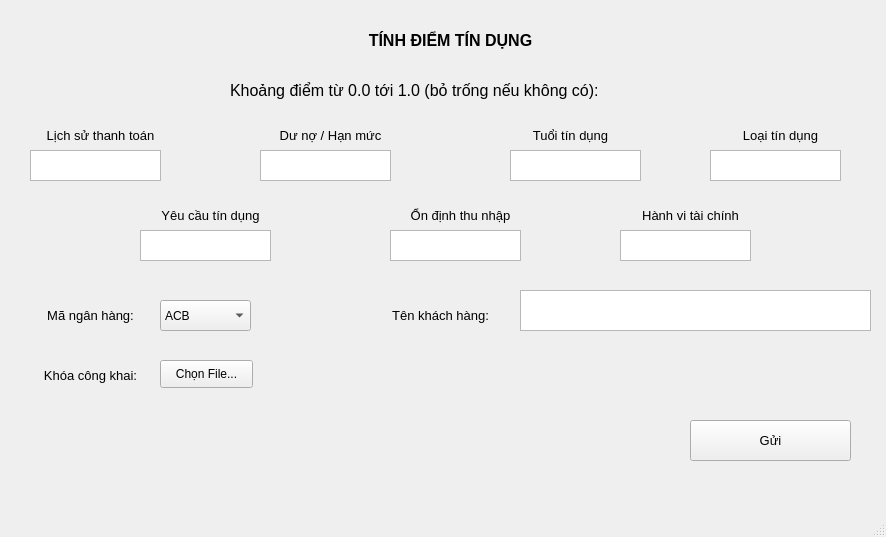
<?xml version="1.0" encoding="UTF-8"?>
<ui version="4.0">
 <class>MainWindow</class>
 <widget class="QMainWindow" name="MainWindow">
  <property name="geometry">
   <rect>
    <x>0</x>
    <y>0</y>
    <width>886</width>
    <height>537</height>
   </rect>
  </property>
  <property name="windowTitle">
   <string>MainWindow</string>
  </property>
  <widget class="QWidget" name="centralwidget">
   <widget class="QLabel" name="label">
    <property name="geometry">
     <rect>
      <x>230</x>
      <y>60</y>
      <width>471</width>
      <height>61</height>
     </rect>
    </property>
    <property name="font">
     <font>
      <family>Segoe UI</family>
      <pointsize>12</pointsize>
     </font>
    </property>
    <property name="text">
     <string>Khoảng điểm từ 0.0 tới 1.0 (bỏ trống nếu không có):</string>
    </property>
   </widget>
   <widget class="QLabel" name="label_2">
    <property name="geometry">
     <rect>
      <x>20</x>
      <y>120</y>
      <width>161</width>
      <height>31</height>
     </rect>
    </property>
    <property name="font">
     <font>
      <family>Segoe UI</family>
      <pointsize>10</pointsize>
     </font>
    </property>
    <property name="text">
     <string>Lịch sử thanh toán</string>
    </property>
    <property name="alignment">
     <set>Qt::AlignCenter</set>
    </property>
   </widget>
   <widget class="QLabel" name="label_3">
    <property name="geometry">
     <rect>
      <x>250</x>
      <y>120</y>
      <width>161</width>
      <height>31</height>
     </rect>
    </property>
    <property name="font">
     <font>
      <family>Segoe UI</family>
      <pointsize>10</pointsize>
     </font>
    </property>
    <property name="text">
     <string>Dư nợ / Hạn mức</string>
    </property>
    <property name="alignment">
     <set>Qt::AlignCenter</set>
    </property>
   </widget>
   <widget class="QLabel" name="label_4">
    <property name="geometry">
     <rect>
      <x>490</x>
      <y>120</y>
      <width>161</width>
      <height>31</height>
     </rect>
    </property>
    <property name="font">
     <font>
      <family>Segoe UI</family>
      <pointsize>10</pointsize>
     </font>
    </property>
    <property name="text">
     <string>Tuổi tín dụng</string>
    </property>
    <property name="alignment">
     <set>Qt::AlignCenter</set>
    </property>
   </widget>
   <widget class="QLabel" name="label_5">
    <property name="geometry">
     <rect>
      <x>700</x>
      <y>120</y>
      <width>161</width>
      <height>31</height>
     </rect>
    </property>
    <property name="font">
     <font>
      <family>Segoe UI</family>
      <pointsize>10</pointsize>
     </font>
    </property>
    <property name="text">
     <string>Loại tín dụng</string>
    </property>
    <property name="alignment">
     <set>Qt::AlignCenter</set>
    </property>
   </widget>
   <widget class="QLabel" name="label_6">
    <property name="geometry">
     <rect>
      <x>130</x>
      <y>200</y>
      <width>161</width>
      <height>31</height>
     </rect>
    </property>
    <property name="font">
     <font>
      <family>Segoe UI</family>
      <pointsize>10</pointsize>
     </font>
    </property>
    <property name="text">
     <string>Yêu cầu tín dụng</string>
    </property>
    <property name="alignment">
     <set>Qt::AlignCenter</set>
    </property>
   </widget>
   <widget class="QLabel" name="label_7">
    <property name="geometry">
     <rect>
      <x>380</x>
      <y>200</y>
      <width>161</width>
      <height>31</height>
     </rect>
    </property>
    <property name="font">
     <font>
      <family>Segoe UI</family>
      <pointsize>10</pointsize>
     </font>
    </property>
    <property name="text">
     <string>Ổn định thu nhập</string>
    </property>
    <property name="alignment">
     <set>Qt::AlignCenter</set>
    </property>
   </widget>
   <widget class="QLabel" name="label_8">
    <property name="geometry">
     <rect>
      <x>610</x>
      <y>200</y>
      <width>161</width>
      <height>31</height>
     </rect>
    </property>
    <property name="font">
     <font>
      <family>Segoe UI</family>
      <pointsize>10</pointsize>
     </font>
    </property>
    <property name="text">
     <string>Hành vi tài chính</string>
    </property>
    <property name="alignment">
     <set>Qt::AlignCenter</set>
    </property>
   </widget>
   <widget class="QTextEdit" name="textEdit">
    <property name="geometry">
     <rect>
      <x>30</x>
      <y>150</y>
      <width>131</width>
      <height>31</height>
     </rect>
    </property>
    <property name="font">
     <font>
      <family>Segoe UI Black</family>
      <weight>75</weight>
      <bold>true</bold>
     </font>
    </property>
   </widget>
   <widget class="QTextEdit" name="textEdit_2">
    <property name="geometry">
     <rect>
      <x>260</x>
      <y>150</y>
      <width>131</width>
      <height>31</height>
     </rect>
    </property>
    <property name="font">
     <font>
      <family>Segoe UI Black</family>
      <weight>75</weight>
      <bold>true</bold>
     </font>
    </property>
   </widget>
   <widget class="QTextEdit" name="textEdit_3">
    <property name="geometry">
     <rect>
      <x>510</x>
      <y>150</y>
      <width>131</width>
      <height>31</height>
     </rect>
    </property>
    <property name="font">
     <font>
      <family>Segoe UI Black</family>
      <weight>75</weight>
      <bold>true</bold>
     </font>
    </property>
   </widget>
   <widget class="QTextEdit" name="textEdit_4">
    <property name="geometry">
     <rect>
      <x>710</x>
      <y>150</y>
      <width>131</width>
      <height>31</height>
     </rect>
    </property>
    <property name="font">
     <font>
      <family>Segoe UI Black</family>
      <weight>75</weight>
      <bold>true</bold>
     </font>
    </property>
   </widget>
   <widget class="QTextEdit" name="textEdit_5">
    <property name="geometry">
     <rect>
      <x>140</x>
      <y>230</y>
      <width>131</width>
      <height>31</height>
     </rect>
    </property>
    <property name="font">
     <font>
      <family>Segoe UI Black</family>
      <weight>75</weight>
      <bold>true</bold>
     </font>
    </property>
   </widget>
   <widget class="QTextEdit" name="textEdit_6">
    <property name="geometry">
     <rect>
      <x>390</x>
      <y>230</y>
      <width>131</width>
      <height>31</height>
     </rect>
    </property>
    <property name="font">
     <font>
      <family>Segoe UI Black</family>
      <weight>75</weight>
      <bold>true</bold>
     </font>
    </property>
   </widget>
   <widget class="QTextEdit" name="textEdit_7">
    <property name="geometry">
     <rect>
      <x>620</x>
      <y>230</y>
      <width>131</width>
      <height>31</height>
     </rect>
    </property>
    <property name="font">
     <font>
      <family>Segoe UI Black</family>
      <weight>75</weight>
      <bold>true</bold>
     </font>
    </property>
   </widget>
   <widget class="QLabel" name="label_9">
    <property name="geometry">
     <rect>
      <x>230</x>
      <y>10</y>
      <width>441</width>
      <height>61</height>
     </rect>
    </property>
    <property name="font">
     <font>
      <family>Segoe UI</family>
      <pointsize>12</pointsize>
      <weight>75</weight>
      <bold>true</bold>
     </font>
    </property>
    <property name="text">
     <string>TÍNH ĐIỂM TÍN DỤNG</string>
    </property>
    <property name="alignment">
     <set>Qt::AlignCenter</set>
    </property>
   </widget>
   <widget class="QLabel" name="label_10">
    <property name="geometry">
     <rect>
      <x>10</x>
      <y>300</y>
      <width>161</width>
      <height>31</height>
     </rect>
    </property>
    <property name="font">
     <font>
      <family>Segoe UI</family>
      <pointsize>10</pointsize>
     </font>
    </property>
    <property name="text">
     <string>Mã ngân hàng:</string>
    </property>
    <property name="alignment">
     <set>Qt::AlignCenter</set>
    </property>
   </widget>
   <widget class="QLabel" name="label_11">
    <property name="geometry">
     <rect>
      <x>360</x>
      <y>300</y>
      <width>161</width>
      <height>31</height>
     </rect>
    </property>
    <property name="font">
     <font>
      <family>Segoe UI</family>
      <pointsize>10</pointsize>
     </font>
    </property>
    <property name="text">
     <string>Tên khách hàng:</string>
    </property>
    <property name="alignment">
     <set>Qt::AlignCenter</set>
    </property>
   </widget>
   <widget class="QLabel" name="label_12">
    <property name="geometry">
     <rect>
      <x>10</x>
      <y>360</y>
      <width>161</width>
      <height>31</height>
     </rect>
    </property>
    <property name="font">
     <font>
      <family>Segoe UI</family>
      <pointsize>10</pointsize>
     </font>
    </property>
    <property name="text">
     <string>Khóa công khai:</string>
    </property>
    <property name="alignment">
     <set>Qt::AlignCenter</set>
    </property>
   </widget>
   <widget class="QComboBox" name="comboBox">
    <property name="geometry">
     <rect>
      <x>160</x>
      <y>300</y>
      <width>91</width>
      <height>31</height>
     </rect>
    </property>
    <property name="font">
     <font>
      <family>Segoe UI</family>
     </font>
    </property>
    <property name="editable">
     <bool>false</bool>
    </property>
    <item>
     <property name="text">
      <string>ACB</string>
     </property>
    </item>
    <item>
     <property name="text">
      <string>BIDV</string>
     </property>
    </item>
    <item>
     <property name="text">
      <string>CAKE</string>
     </property>
    </item>
    <item>
     <property name="text">
      <string>DOB</string>
     </property>
    </item>
    <item>
     <property name="text">
      <string>LPB</string>
     </property>
    </item>
    <item>
     <property name="text">
      <string>MB</string>
     </property>
    </item>
    <item>
     <property name="text">
      <string>MSB</string>
     </property>
    </item>
    <item>
     <property name="text">
      <string>NAB</string>
     </property>
    </item>
    <item>
     <property name="text">
      <string>OCB</string>
     </property>
    </item>
    <item>
     <property name="text">
      <string>PGB</string>
     </property>
    </item>
    <item>
     <property name="text">
      <string>SCB</string>
     </property>
    </item>
    <item>
     <property name="text">
      <string>SEAB</string>
     </property>
    </item>
    <item>
     <property name="text">
      <string>SHB</string>
     </property>
    </item>
    <item>
     <property name="text">
      <string>STB</string>
     </property>
    </item>
    <item>
     <property name="text">
      <string>TCB</string>
     </property>
    </item>
    <item>
     <property name="text">
      <string>TPB</string>
     </property>
    </item>
    <item>
     <property name="text">
      <string>VCB</string>
     </property>
    </item>
    <item>
     <property name="text">
      <string>VIB</string>
     </property>
    </item>
    <item>
     <property name="text">
      <string>VBA</string>
     </property>
    </item>
   </widget>
   <widget class="QTextEdit" name="textEdit_8">
    <property name="geometry">
     <rect>
      <x>520</x>
      <y>290</y>
      <width>351</width>
      <height>41</height>
     </rect>
    </property>
    <property name="font">
     <font>
      <family>Segoe UI Black</family>
      <weight>75</weight>
      <bold>true</bold>
     </font>
    </property>
   </widget>
   <widget class="QPushButton" name="pushButton">
    <property name="geometry">
     <rect>
      <x>160</x>
      <y>360</y>
      <width>93</width>
      <height>28</height>
     </rect>
    </property>
    <property name="text">
     <string>Chọn File...</string>
    </property>
   </widget>
   <widget class="QPushButton" name="pushButton_2">
    <property name="geometry">
     <rect>
      <x>690</x>
      <y>420</y>
      <width>161</width>
      <height>41</height>
     </rect>
    </property>
    <property name="font">
     <font>
      <family>Segoe UI</family>
      <pointsize>10</pointsize>
     </font>
    </property>
    <property name="autoFillBackground">
     <bool>false</bool>
    </property>
    <property name="text">
     <string>Gửi</string>
    </property>
   </widget>
  </widget>
  <widget class="QMenuBar" name="menubar">
   <property name="geometry">
    <rect>
     <x>0</x>
     <y>0</y>
     <width>886</width>
     <height>26</height>
    </rect>
   </property>
  </widget>
  <widget class="QStatusBar" name="statusbar"/>
 </widget>
 <resources/>
 <connections/>
</ui>
